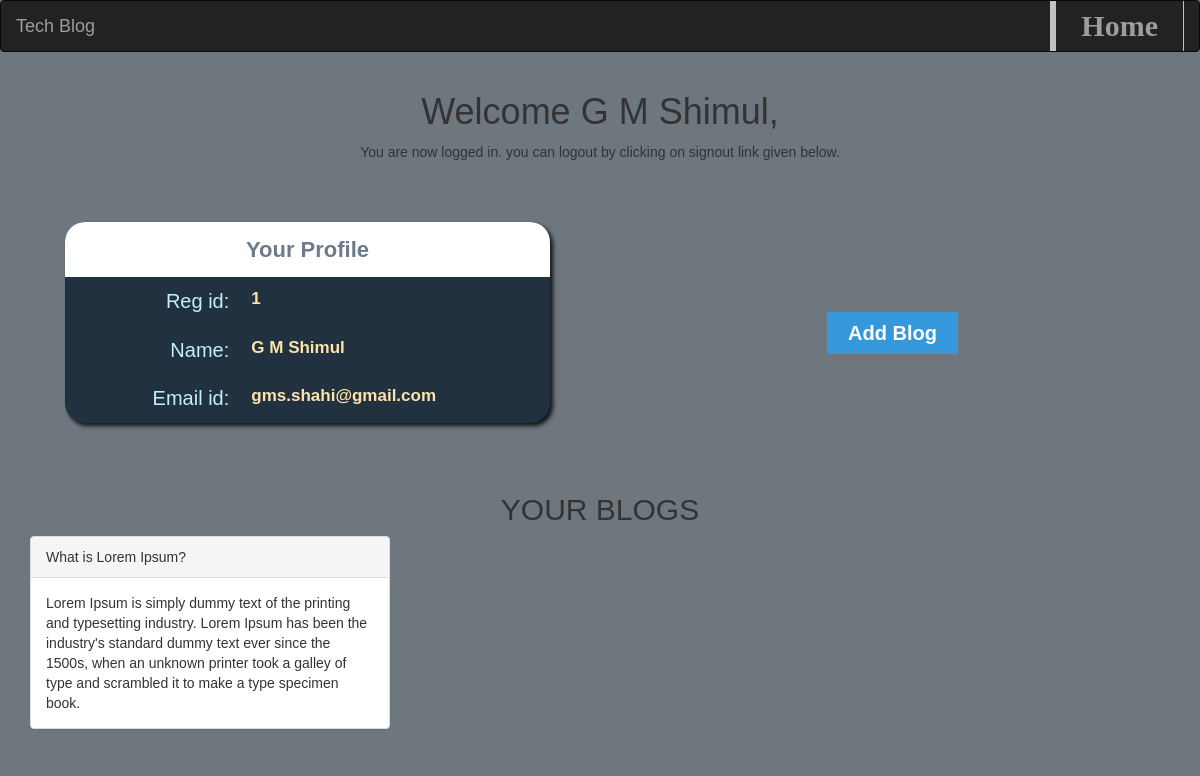
The page /profile.php (signed in) on the database its author committed.
### tables this page shows
CREATE TABLE `user1` (
  `id` int(20) NOT NULL,
  `Name` varchar(50) NOT NULL,
  `Email` varchar(50) NOT NULL,
  `Password` varchar(20) NOT NULL
);

CREATE TABLE `blog` (
  `id` int(20) NOT NULL,
  `Title` varchar(100) NOT NULL,
  `Description` varchar(1000) NOT NULL,
  `user_id` int(20) NOT NULL
);

### session.php (called while the page is built, shortened)
<?php
	include('connection.php');
	$user_check = $_SESSION['user'];
	$ses_sql = mysqli_query ($conn,"SELECT  Name,id  FROM user1 WHERE
		Name='$user_check'  ");
	$row = mysqli_fetch_array($ses_sql,MYSQLI_ASSOC);
	$loggedin_session = $row['Name'];
	$loggedin_id = $row['id'];
?>

### profile.php (the view, shortened to what this page needs)
<?php
	include 'session.php';
 ?>
<!DOCTYPE html>
<html>
<head>
	<link rel="stylesheet" href="https://maxcdn.bootstrapcdn.com/bootstrap/3.3.7/css/bootstrap.min.css">
	<link rel="stylesheet" type="text/css" href="style1.css">
</head>
<body>
<nav class="navbar navbar-default navbar-inverse">
  <div class="container-fluid">
    <div class="navbar-header">
      <a class="navbar-brand" href="#">Tech Blog</a>
    </div>
    <div class="collapse navbar-collapse" id="bs-example-navbar-collapse-1">
      <ul class="nav navbar-nav navbar-right">
        <li><a href="index.php">Home</a></li>
      </ul>
    </div>
  </div>
</nav>
<div class="container">
	<div class="row">
		<div class="col-md-6 col-md-offset-3">
			<h1  class="text-center">Welcome  <?php  echo  $loggedin_session;  ?>,</h1>
			<p  class="text-center">  You  are  now  logged  in.  you  can  logout  by 				 clicking on  signout  link  given  below.</p>
		</div>
		<div class="row">
			<div class="col-md-12 col-md-offset-0">
				<div  id="contentbox">
					<?php
						include('connection.php');
						$sql = "SELECT  *  FROM  user1  where  id = $loggedin_id";
						$result = mysqli_query($conn,$sql);
					?>
					<?php
						while($rows = mysqli_fetch_array($result)){
					?>
					<div  id="signup">
						<div  id="signup-st">
							<form  action=""  method="POST"  id="signin"  id="reg">
								<div  id="reg-head"  class="headrg">Your  Profile</div>
								<table  border="0"  align="center"  cellpadding="2"  cellspacing="0">
									<tr  id="lg-1">
										<td  class="tl-1"><div  align="left"  id="tb-name">Reg  id:</div></td>
										<td  class="tl-4"><?php  echo  $rows['id'];  ?></td>
									</tr>
									<tr  id="lg-1">
										<td  class="tl-1"><div  align="left"  id="tb-name">Name:</div></td>
										<td  class="tl-4"><?php  echo  $rows['Name'];  ?>  </td>
									</tr>
									<tr  id="lg-1">
										<td  class="tl-1"><div  align="left"  id="tb-name">Email  id:</div></td>
										<td  class="tl-4"><?php  echo  $rows['Email'];  ?></td>
									</tr>
								</table>
							</form>
						</div>
					</div>
					<div  id="login">
					<div  id="login-sg">
					<div  id="st"><a  href="add_blog.php"  id="st-btn">Add Blog</a></div>
					</div>
					</div>
					<?php
					}
					?>
				</div>
			</div>
		</div>
	</div>
</div>
<div class="container">
	<div class="row">
		<div class="col-md-6 col-md-offset-3">
			<h2 class="text-center text-uppercase">your blogs</h2>
		</div>
	</div>
	<div class="row">
	<?php
		include 'connection.php';
		$q = "SELECT Title,Description FROM blog where user_id=$loggedin_id";
		if($conn->query($q)){
			$result = $conn->query($q);
			while($row = $result->fetch_assoc())
			{ ?>
			<div class="col-md-4">
				<div class="panel panel-default">
				  <div class="panel-heading">
				  	<?php echo $row['Title'];?>
				  </div>
				  <div class="panel-body">
				    <?php echo $row['Description'];?>
				  </div>
				</div>
			</div>
			<?php }
		}
	?>
	</div>
</div>
</body>
</html>

### style1.css (style rules this page uses)
body,li,ul { margin: 0px auto; }
body { background-color: #6e777d; width: 100%; font-family: sans-serif; }
nav { width: 100%; border-top: 5px solid #3498DB; }
nav ul { float: left; border-left: 6px solid #BDC3C7; height: 50px; }
nav li { list-style: none; font-size: 30px; font-weight: bold; padding-right: 10px; padding-left: 10px; border-right: 1px solid #BDC3C7; width: auto; font-family: Gabriola; color: #3498DB; float: left; height: 50px; }
#signup { float: left; width: 50%; }
#signup-st,#login-st { background-color: #22313F; margin: 50px; border-radius: 20px; -webkit-box-shadow: 3px 3px 4px 0px rgba(0,0,0,0.85); }
#reg-head,#reg-bottom,#reg-head-fail { width: 100%; text-align: center; background-color: #fff; font-weight: bold; }
.headrg { border-top-left-radius: 20px; border-top-right-radius: 20px; padding-top: 12px; padding-bottom: 12px; font-size: 22px; color: #6C7A89; }
#tb-name { float: right; font-size: 20px; }
#st { width: 100%; text-align: center; padding-top: 30px; padding-bottom: 10px; }
#st-btn { text-align: center; padding: 10px 21px 10px 21px; background-color: #3498DB; border: none; color: #fff; cursor: pointer; font-size: 20px; font-weight: bold; }
#lg-1 { padding: 10px; float: left; width: 95%; }
.tl-1 { float: left; width: 40%; padding-right: 5%; text-align: center; color: #C5EFF7; }
.tl-4 { font-size: 17px; font-weight: bold; text-align: center; color: #FDE3A7; }
#login { float: right; width: 50%; }
#login-sg { margin-top: 20%; }

### rows shown on the page
user1: Name "G M Shimul", id "1", Email "gms.shahi@gmail.com"
blog: Title "What is Lorem Ipsum?", Description "Lorem Ipsum is simply dummy text of the printing and typesetting industry. Lorem Ipsum has been the industry's standard dummy text ever since the 1500s, when an unknown printer took a galley of type and scrambled it to make a type specimen book."
